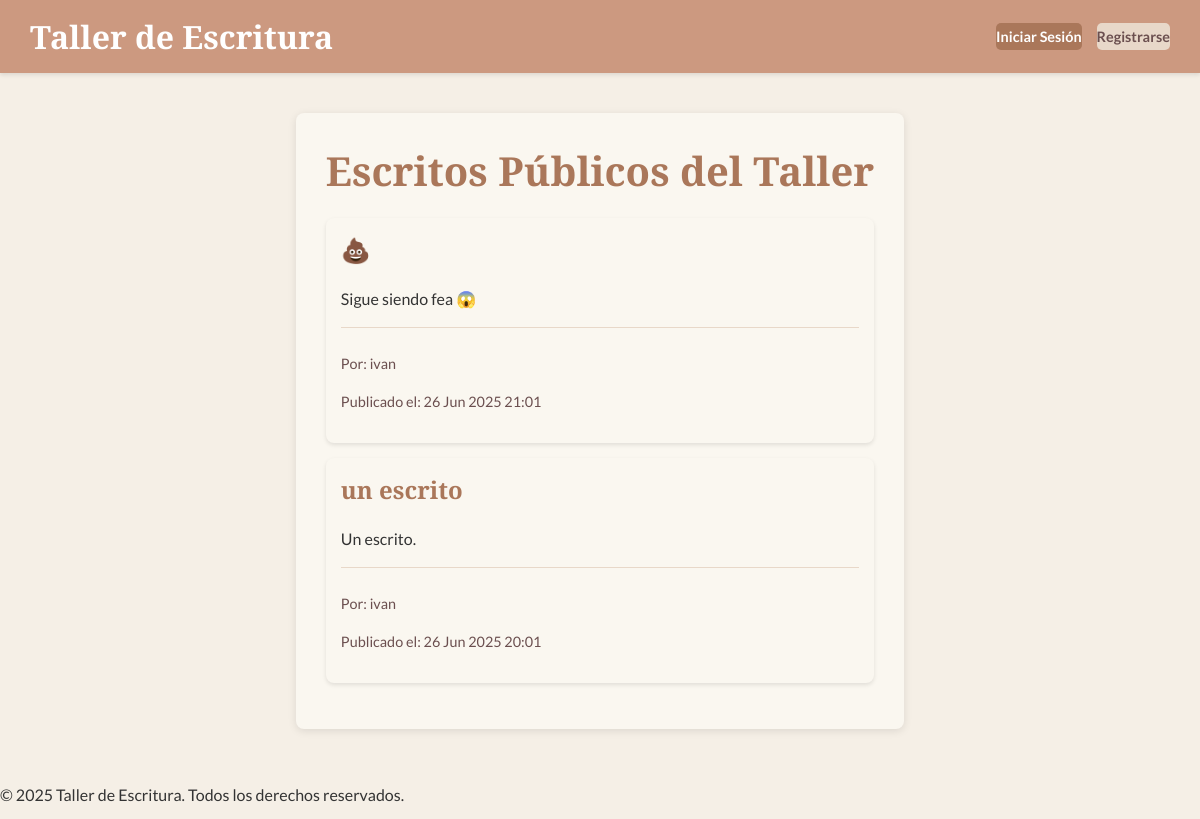
The app's page /escritura/, older data.
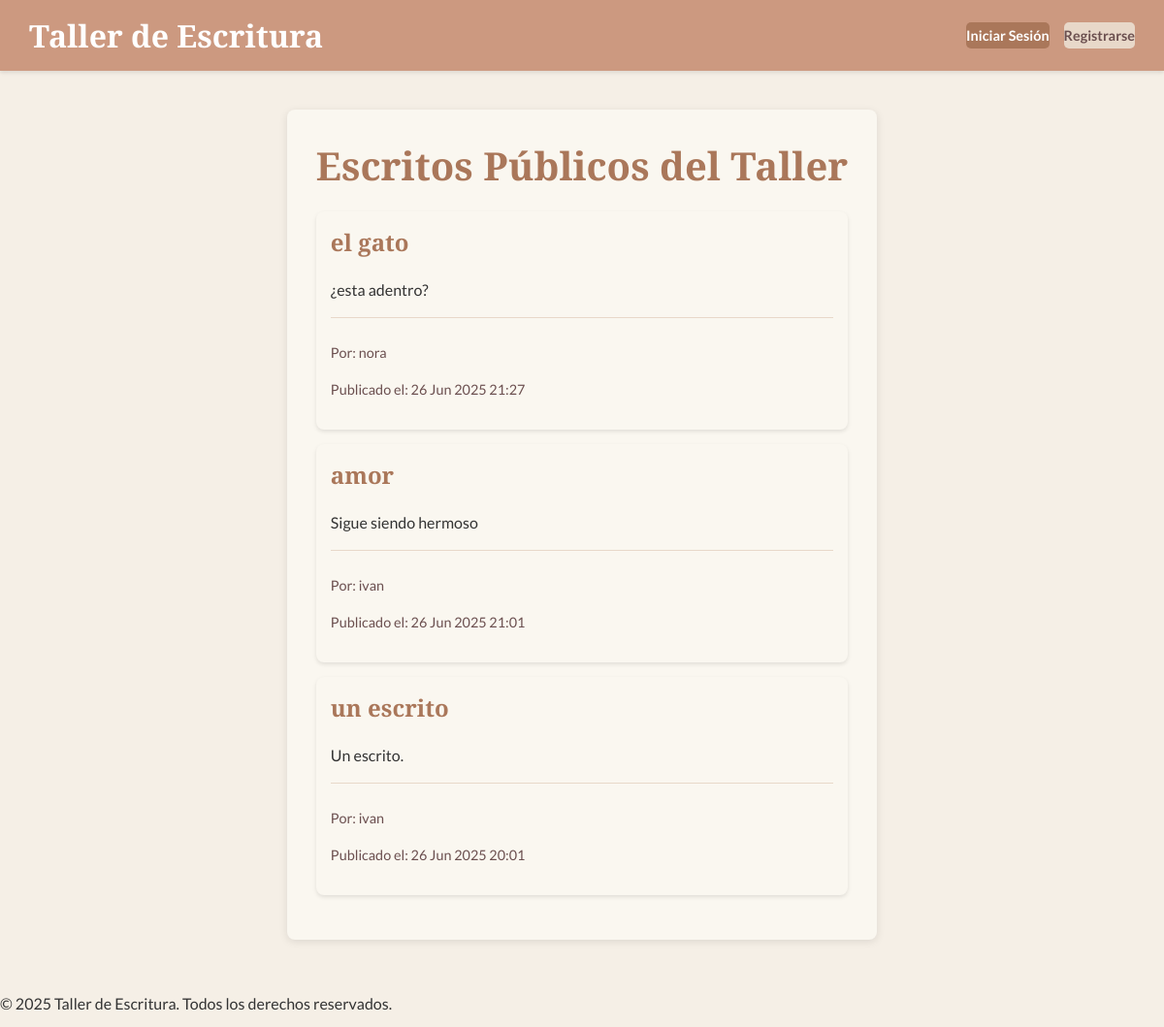
The same page, newer data.
### escritura/models.py (models this page shows)
class Escrito(models.Model):
    ESTADO_CHOICES = [
        ('BORRADOR', 'Borrador'),
        ('PRIVADO', 'Privado'),
        ('PUBLICO', 'Público'),
    ]
    autor = models.ForeignKey(User, on_delete=models.CASCADE, related_name='escritos')
    titulo = models.CharField(max_length=200)
    contenido = RichTextUploadingField() # MODIFICADO: Usa RichTextUploadingField para permitir subir archivos
    fecha_creacion = models.DateTimeField(auto_now_add=True)
    fecha_actualizacion = models.DateTimeField(auto_now=True)
    estado = models.CharField(max_length=10, choices=ESTADO_CHOICES, default='BORRADOR')
    def __str__(self):
        return f"{self.titulo} por {self.autor.username}"
    class Meta:
        ordering = ['-fecha_creacion']
        verbose_name = "Escrito"
        verbose_name_plural = "Escritos"

### escritura/views.py (the view)
# urls.py: path('', views.lista_escritos, name='lista_escritos'),
def lista_escritos(request):
    escritos = Escrito.objects.filter(estado='PUBLICO').order_by('-fecha_creacion')
    print(f"DEBUG: Escritos públicos recuperados: {escritos}")
    print(f"DEBUG: Cantidad de escritos públicos: {escritos.count()}")
    for escrito in escritos:
        print(f"DEBUG: Escrito ID: {escrito.pk}, Título: {escrito.titulo}, Estado: {escrito.estado}, Autor: {escrito.autor.username}")
    contexto = {
        'escritos': escritos
    }
    return render(request, 'escritura/lista_escritos.html', contexto)

### escritura/templates/escritura/lista_escritos.html (shortened to what this page needs)
{% extends 'base.html' %}
{% block content %}
    <h1 class="page-title">Escritos Públicos del Taller</h1>
    {% if escritos %}
        <ul class="escrito-list">
            {% for escrito in escritos %}
                <li class="escrito-item">
                    <h2><a href="{% url 'escritura:detalle_escrito' pk=escrito.pk %}">{{ escrito.titulo }}</a></h2>
                    <p>{{ escrito.contenido|truncatechars:200 }}</p>
                    <div class="escrito-meta">
                        <p>Por: {{ escrito.autor.username }}</p>
                        <p>Publicado el: {{ escrito.fecha_creacion|date:"d M Y H:i" }}</p>
                    </div>
                </li>
            {% endfor %}
        </ul>
    {% else %}
        <p>No hay escritos públicos disponibles en este momento.</p>
    {% endif %}
{% endblock %}

### taller_escritura/templates/base.html (shortened to what this page needs)
{% load static %}
<!DOCTYPE html>
<html lang="es">
<head>
    <link rel="stylesheet" href="{% static 'css/main.css' %}">
</head>
<body>
    <header class="main-header">
        <nav class="main-nav">
            <div class="logo">
                <a href="{% url 'escritura:lista_escritos' %}">Taller de Escritura</a>
            </div>
            <ul class="nav-links">
                {% if user.is_authenticated %}
                    <li><span class="welcome-message">Hola, {{ user.username }}!</span></li>
                    <li><a href="{% url 'escritura:perfil_usuario' %}">Mi Perfil</a></li>
                    <li><a href="{% url 'logout' %}">Cerrar Sesión</a></li>
                    <li><a href="{% url 'escritura:crear_escrito' %}" class="button primary">+ Crear Nuevo Escrito</a></li>
                {% else %}
                    <li><a href="{% url 'login' %}" class="button">Iniciar Sesión</a></li>
                    <li><a href="{% url 'escritura:registro' %}" class="button secondary">Registrarse</a></li>
                {% endif %}
            </ul>
        </nav>
    </header>
    <main class="container">
        {% block content %}
        {% endblock %}
    </main>
    <footer>
        <p>© 2025 Taller de Escritura. Todos los derechos reservados.</p>
    </footer>
</body>
</html>

### static/css/main.css (style rules this page uses)
body { font-family: 'Lato', sans-serif; margin: 0; background-color: #F5EFE6; color: #333333; display: flex; flex-direction: column; min-height: 100vh; }
.container { max-width: 800px; margin: 20px auto; background-color: #FAF7F0; padding: 20px; border-radius: 8px; box-shadow: 0 2px 8px rgba(0, 0, 0, 0.1); flex-grow: 1; box-sizing: border-box; }
h1, h2, h3, h4, h5, h6 { font-family: 'Playfair Display', serif; color: #AA775A; margin-top: 0; margin-bottom: 20px; }
a { color: #6B4F4F; text-decoration: none; }
.button { background-color: #AA775A; color: white; padding: 8px 15px; border: none; border-radius: 5px; cursor: pointer; font-size: 0.9em; text-decoration: none; font-weight: bold; display: inline-block; text-align: center; transition: background-color 0.3s ease; font-family: 'Lato', sans-serif; }
.button.secondary { background-color: #E8D8C9; color: #6B4F4F; }
.main-header { background-color: #CC9980; color: white; padding: 15px 20px; box-shadow: 0 2px 4px rgba(0, 0, 0, 0.1); }
.main-nav { display: flex; flex-wrap: wrap; justify-content: space-between; align-items: center; max-width: 1200px; margin: 0 auto; }
.logo { flex-basis: 100%; text-align: center; margin-bottom: 10px; }
.logo a { color: white; font-size: 1.8em; font-weight: bold; text-decoration: none; display: block; font-family: 'Playfair Display', serif; }
.nav-links { list-style: none; margin: 0; padding: 0; display: flex; flex-wrap: wrap; justify-content: center; gap: 15px; align-items: center; width: 100%; }
.nav-links li { margin: 0; }
.nav-links a, .nav-links span { color: white; text-decoration: none; font-weight: bold; padding: 5px 0; white-space: nowrap; font-family: 'Lato', sans-serif; }
p { margin-bottom: 15px; }
.escrito-list { list-style: none; padding: 0; }
.escrito-item { background-color: #FAF7F0; margin-bottom: 15px; padding: 15px; border-radius: 8px; box-shadow: 0 2px 4px rgba(0, 0, 0, 0.1); }
.escrito-item h2 { margin-top: 0; color: #AA775A; font-family: 'Playfair Display', serif; }
.escrito-item h2 a { text-decoration: none; color: #AA775A; }
.escrito-item p { line-height: 1.6; font-family: 'Lato', sans-serif; }
.escrito-meta { font-size: 0.9em; color: #6B4F4F; margin-top: 10px; border-top: 1px solid #E8D8C9; padding-top: 10px; font-family: 'Lato', sans-serif; }
@media (min-width: 600px) { .container { padding: 30px; } }
@media (min-width: 600px) { .main-header { padding: 15px 30px; } }
@media (min-width: 600px) { .logo { flex-basis: auto; text-align: left; margin-bottom: 0; } }
@media (min-width: 600px) { .nav-links { justify-content: flex-end; width: auto; } }
@media (min-width: 992px) { .container { margin-top: 40px; margin-bottom: 40px; } }
@media (min-width: 992px) { h1 { font-size: 2.5em; } }
@media (min-width: 992px) { .logo a { font-size: 2em; } }

Row changes from the older to the newer data that the page shows:
added Escrito: titulo "el gato", contenido "¿esta adentro?", autor.username "nora", fecha_creacion "26 Jun 2025 21:27"
changed Escrito: titulo "💩" → "amor"; contenido "Sigue siendo fea 😱" → "Sigue siendo hermoso"
